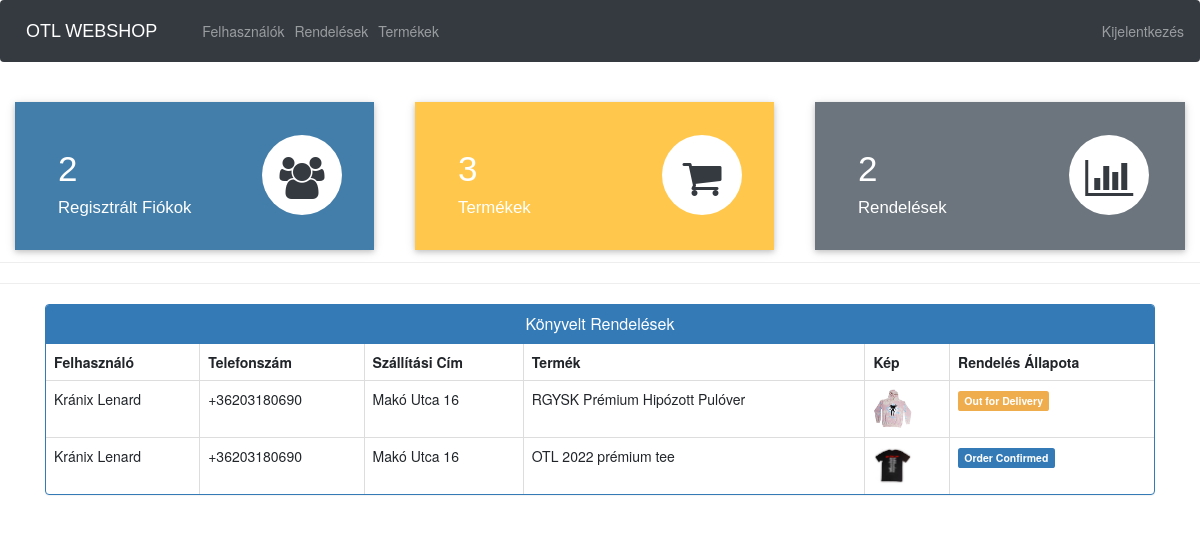
/admin-dashboard (signed in), run on the app's committed database.
### ecom/models.py (models this page shows, shortened)
class Customer(models.Model):
    user=models.OneToOneField(User,on_delete=models.CASCADE)
    profile_pic= models.ImageField(upload_to='profile_pic/CustomerProfilePic/',null=True,blank=True)
    address = models.CharField(max_length=40)
    mobile = models.CharField(max_length=20,null=False)
    @property
    def get_name(self):
        return self.user.first_name+" "+self.user.last_name

class Orders(models.Model):
    STATUS =(
        ('Pending','Pending'),
        ('Order Confirmed','Order Confirmed'),
        ('Out for Delivery','Out for Delivery'),
        ('Delivered','Delivered'),
    )
    customer=models.ForeignKey('Customer', on_delete=models.CASCADE,null=True)
    product=models.ForeignKey('Product',on_delete=models.CASCADE,null=True)
    email = models.CharField(max_length=50,null=True)
    address = models.CharField(max_length=500,null=True)
    mobile = models.CharField(max_length=20,null=True)
    order_date= models.DateField(auto_now_add=True,null=True)
    status=models.CharField(max_length=50,null=True,choices=STATUS)

class Product(models.Model):
    name=models.CharField(max_length=40)
    product_image= models.ImageField(upload_to='product_image/',null=True,blank=True)
    price = models.PositiveIntegerField()
    description=models.CharField(max_length=40)

### ecom/views.py (the view)
# urls.py: path('admin-dashboard', views.admin_dashboard_view,name='admin-dashboard'),
@login_required(login_url='adminlogin')
def admin_dashboard_view(request):
    customercount=models.Customer.objects.all().count()
    productcount=models.Product.objects.all().count()
    ordercount=models.Orders.objects.all().count()
    orders=models.Orders.objects.all()
    ordered_products=[]
    ordered_bys=[]
    for order in orders:
        ordered_product=models.Product.objects.all().filter(id=order.product.id)
        ordered_by=models.Customer.objects.all().filter(id = order.customer.id)
        ordered_products.append(ordered_product)
        ordered_bys.append(ordered_by)
    mydict={
    'customercount':customercount,
    'productcount':productcount,
    'ordercount':ordercount,
    'data':zip(ordered_products,ordered_bys,orders),
    }
    return render(request,'ecom/admin_dashboard.html',context=mydict)

### templates/ecom/admin_dashboard.html
{% extends 'ecom/admin_base.html' %}
{% load static %}
{% block content %}
<br>
{%include 'ecom/admin_dashboard_cards.html'%}
<br><br><br><br><br>
<hr><hr>
<div class="container" >
    <div class="panel panel-primary" >
      <div class="panel-heading" style="text-align:center;">
        <h6 class="panel-title">Könyvelt Rendelések</h6>
      </div>
      <table class="table table-hover table-bordered" id="dev-table">
        <thead>
          <tr>
            <th>Felhasználó</th>
            <th>Telefonszám</th>
            <th>Szállítási Cím</th>
            <th>Termék</th>
            <th>Kép</th>
            <th>Rendelés Állapota</th>
          </tr>
        </thead>
        {% for product,customer,order in data %}
        <tr>
          {% for c in customer %}
          <td> {{c.get_name}}</td>
          <td>{{c.mobile}}</td>
          <td>{{order.address}}</td>
          {% endfor %}
          {% for p in product %}
          <td> {{p.name}}</td>
          <td> <img src="{% static p.product_image.url %}" alt="Profile Pic" height="40px" width="40px" /></td>
          {% if order.status == 'Pending'%}
          <td> <span class="label label-info">{{order.status}}</span></td>
          {% elif order.status == 'Delivered' %}
          <td> <span class="label label-success">{{order.status}}</span></td>
          {% elif order.status == 'Out for Delivery' %}
          <td> <span class="label label-warning">{{order.status}}</span></td>
          {%else%}
            <td> <span class="label label-primary">{{order.status}}</span></td>
          {%endif%}
          {% endfor %}
        </tr>
        {% endfor %}
      </table>
  </div>
</div>
{% endblock content %}

### data on the page
Orders: address "Makó Utca 16", status "Out for Delivery"
Customer: get_name "Kránix Lenard", mobile "+36203180690"
Product: name "RGYSK Prémium Hipózott Pulóver", product_image (picture)
Orders: address "Makó Utca 16", status "Order Confirmed"
Product: name "OTL 2022 prémium tee", product_image (picture)

### other printed values
{{ customercount }} "2"
{{ productcount }} "3"
{{ ordercount }} "2"
